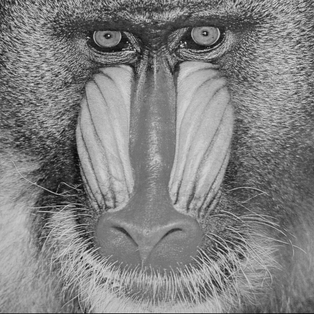
#> input picture Atividade Extra Classe 3/imagens de entrada/baboon_monocromatica.png, 314 x 314 px, shrunk from 512 x 512 before the run
$ python Q2.py
#> lines starting #> are read from the running program, lines starting #| are printed output that depends on the picture
"""Q2 — Ampliação de imagem pela técnica de vizinho mais próximo."""

from pathlib import Path

import cv2
import matplotlib.pyplot as plt
import numpy as np


PASTA_ATUAL = Path(__file__).resolve().parent
ARQUIVO_ENTRADA = PASTA_ATUAL / "imagens de entrada" / "baboon_monocromatica.png"
ARQUIVO_SAIDA = PASTA_ATUAL / "resultados" / "Q2_resultados.png"


def carregar_imagem_monocromatica(caminho: Path):
    """Carrega uma imagem PNG como matriz bidimensional de intensidades."""
    imagem = cv2.imread(str(caminho), cv2.IMREAD_GRAYSCALE)
#> imagem is the input picture: shape (314, 314); min 2, max 232, mean 129.2

    if imagem is None:
        raise FileNotFoundError(f"Não foi possível carregar a imagem: {caminho}")

    return imagem


def ampliar_por_vizinho_mais_proximo(imagem: np.ndarray, fator: int):
    """Amplia a imagem pelo fator informado usando índices do vizinho mais próximo."""
#> called with fator = 2
    if fator <= 0:
        raise ValueError("O fator de ampliação deve ser maior que zero.")

    altura_original, largura_original = imagem.shape
#> altura_original = 314; largura_original = 314
    altura_ampliada = altura_original * fator
#> altura_ampliada = 628
    largura_ampliada = largura_original * fator
#> largura_ampliada = 628

    linhas_saida = np.arange(altura_ampliada)
#> linhas_saida = 628 values from 0 to 627
    escala_vertical = altura_original / altura_ampliada
#> escala_vertical = 0.5
    linhas_origem = np.rint(linhas_saida * escala_vertical).astype(int)
#> linhas_origem = 628 values from 0 to 314
    linhas_origem = np.clip(linhas_origem, 0, altura_original - 1)
#> linhas_origem = 628 values from 0 to 313

    colunas_saida = np.arange(largura_ampliada)
#> colunas_saida = 628 values from 0 to 627
    escala_horizontal = largura_original / largura_ampliada
    colunas_origem = np.rint(colunas_saida * escala_horizontal).astype(int)
    colunas_origem = np.clip(colunas_origem, 0, largura_original - 1)

    imagem_ampliada = imagem[linhas_origem[:, np.newaxis], colunas_origem]
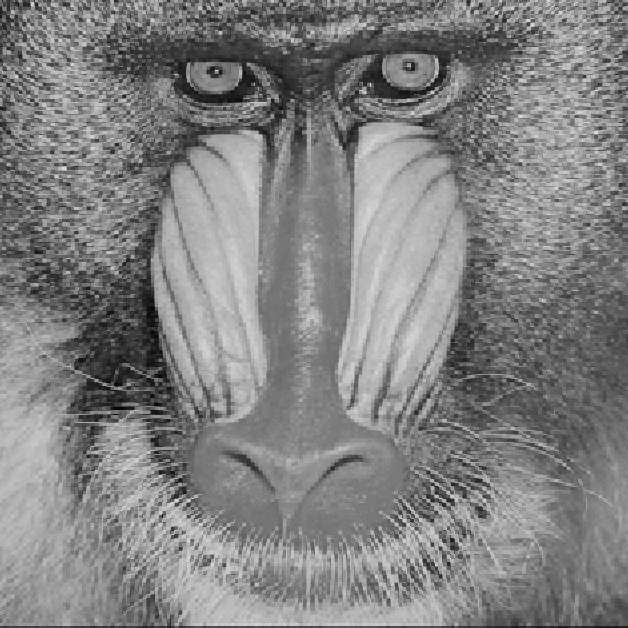
#> imagem_ampliada: shape (628, 628); min 2, max 232, mean 129.2

    return imagem_ampliada


def salvar_comparacao(original: np.ndarray, ampliada_2: np.ndarray,
                      ampliada_4: np.ndarray, saida: Path):
    """Exibe e salva a imagem original e suas ampliações de 2x e 4x."""
    # Usado IA apenas para amostragem visual
    saida.parent.mkdir(parents=True, exist_ok=True)

    figura = plt.figure(figsize=(12, 5))
    grade = figura.add_gridspec(1, 5, width_ratios=[1, 0.35, 2, 0.10, 4],
                                wspace=0.0)

    e0 = figura.add_subplot(grade[0, 0])
    e1 = figura.add_subplot(grade[0, 2])
    e2 = figura.add_subplot(grade[0, 4])

    e0.imshow(original, cmap="gray", vmin=0, vmax=255); e0.axis("off")
    e1.imshow(ampliada_2, cmap="gray", vmin=0, vmax=255); e1.axis("off")
    e2.imshow(ampliada_4, cmap="gray", vmin=0, vmax=255); e2.axis("off")

    e0.text(0.5, -0.08, "(a) imagem original", transform=e0.transAxes,
            ha="center", va="top", fontsize=11)
    e1.text(0.5, -0.08, "(b) ampliação por 2", transform=e1.transAxes,
            ha="center", va="top", fontsize=11)
    e2.text(0.5, -0.08, "(c) ampliação por 4", transform=e2.transAxes,
            ha="center", va="top", fontsize=11)

    figura.savefig(saida, dpi=180, bbox_inches="tight")
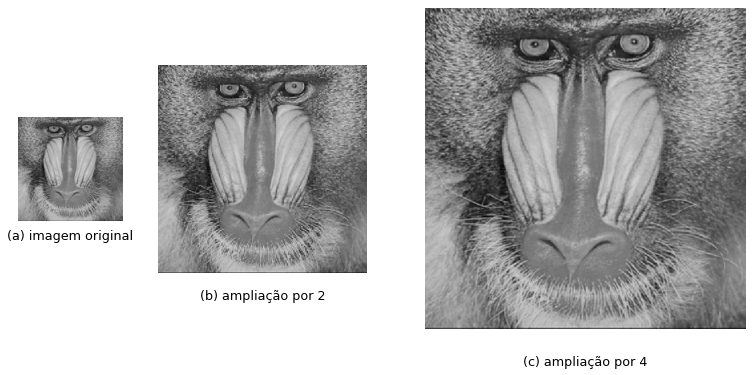
#> figure drawn by matplotlib, 3 panels
    plt.show()


if __name__ == "__main__":
    fator_1 = 2
    fator_2 = 4

    original = carregar_imagem_monocromatica(ARQUIVO_ENTRADA)
    ampliada_2 = ampliar_por_vizinho_mais_proximo(original, fator_1)
    ampliada_4 = ampliar_por_vizinho_mais_proximo(original, fator_2)

    salvar_comparacao(original, ampliada_2, ampliada_4, ARQUIVO_SAIDA)
    print(f"Imagem comparativa salva em: {ARQUIVO_SAIDA}")

$ run again, with Atividade Extra Classe 3/imagens de entrada/aerial_view.png copied over Atividade Extra Classe 3/imagens de entrada/baboon_monocromatica.png
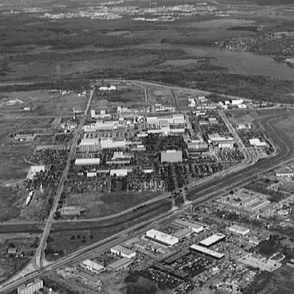
#> input picture Atividade Extra Classe 3/imagens de entrada/aerial_view.png, 294 x 294 px, shrunk from 480 x 480 before the run
#> in carregar_imagem_monocromatica, imagem is the input picture: shape (294, 294); min 0, max 255, mean 101.2
#> in ampliar_por_vizinho_mais_proximo, `imagem_ampliada = imagem[linhas_origem[:, np.newaxis], colunas_origem]`:
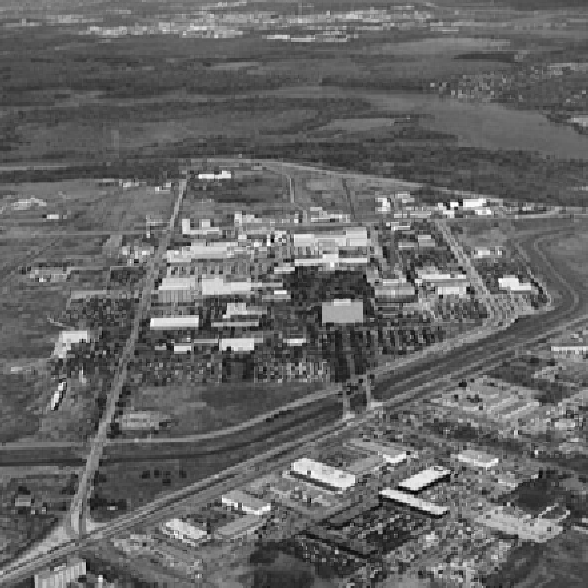
#> imagem_ampliada: shape (588, 588); min 0, max 255, mean 101.1
#> imagem_ampliada: shape (1176, 1176)
#> in salvar_comparacao, `figura.savefig(saida, dpi=180, bbox_inches="tight")`:
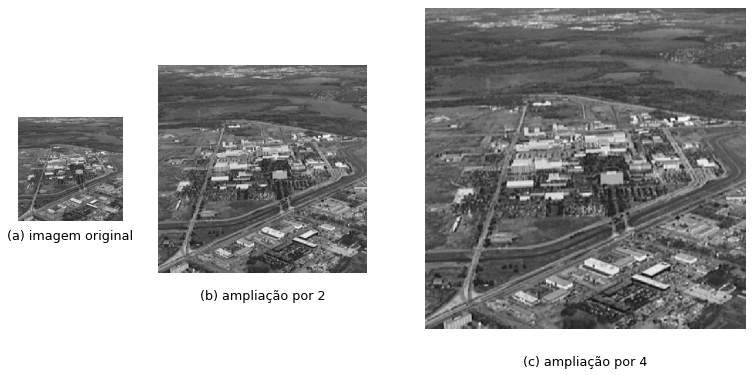
#> figure drawn by matplotlib, 3 panels
